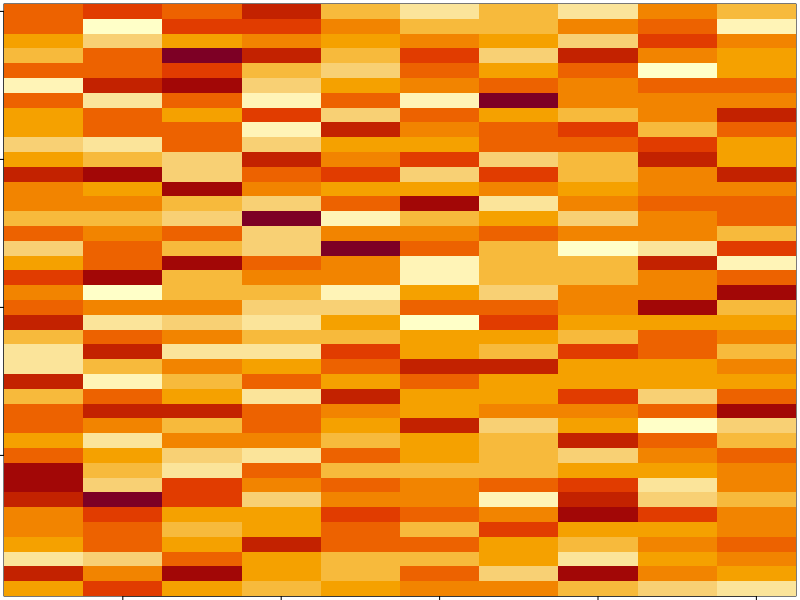
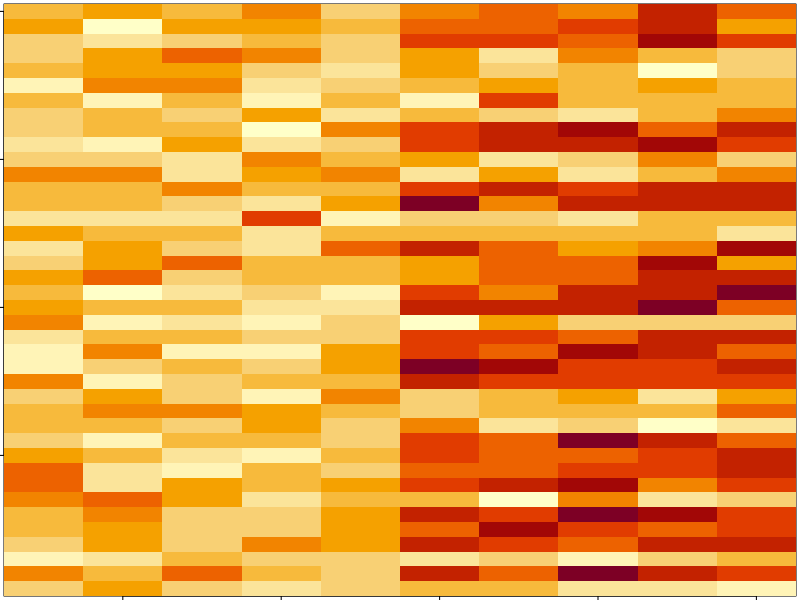
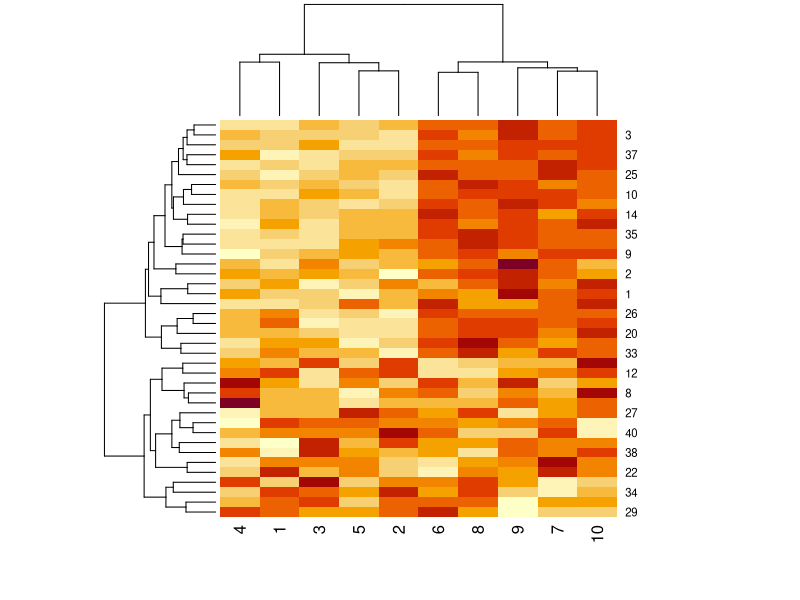
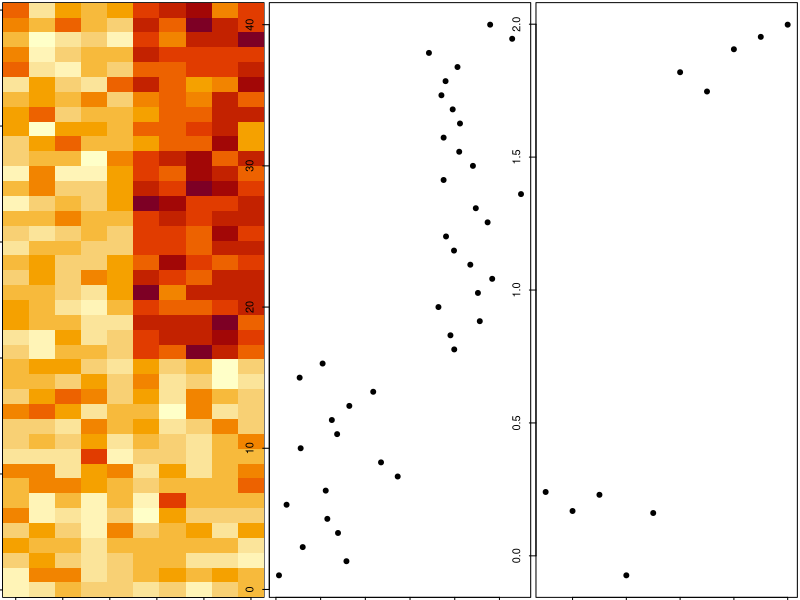

These figures' R source, in order:
set.seed(12345)
par(mar=rep(0.2,4))
data_Matrix <- matrix(rnorm(400),nrow=40)
image(1:10,1:40,t(data_Matrix)[,nrow(data_Matrix):1])
?heatmap
?rep

set.seed(678910)
for(i in 1:40){
  coin_Flip <- rbinom(1,size=1,prob=0.5)
  if(coin_Flip){
    data_Matrix[i,] <- data_Matrix[i,]+rep(c(0,3),each=5)
  }
}
par(mar = rep(0.2,4))
image(1:10,1:40,t(data_Matrix)[,nrow(data_Matrix):1])


par(mar=rep(0.2,4))
heatmap(data_Matrix)

hh <- hclust(dist(data_Matrix))
data_Matrix_Ordered <- data_Matrix[hh$order,]
par(mfrow=c(1,3))
image(t(data_Matrix_Ordered)[,nrow(data_Matrix_Ordered):1])
plot(rowMeans(data_Matrix_Ordered),40:1,,xlab="The Row Mean",ylab="Row",pch=19)
plot(colMeans(data_Matrix_Ordered),xlab="Column",ylab="Column Mean",pch=19)
